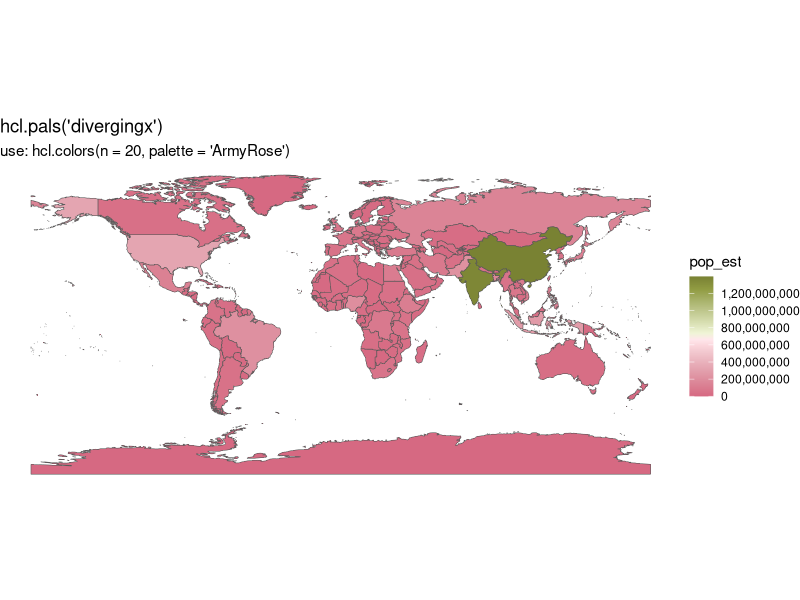
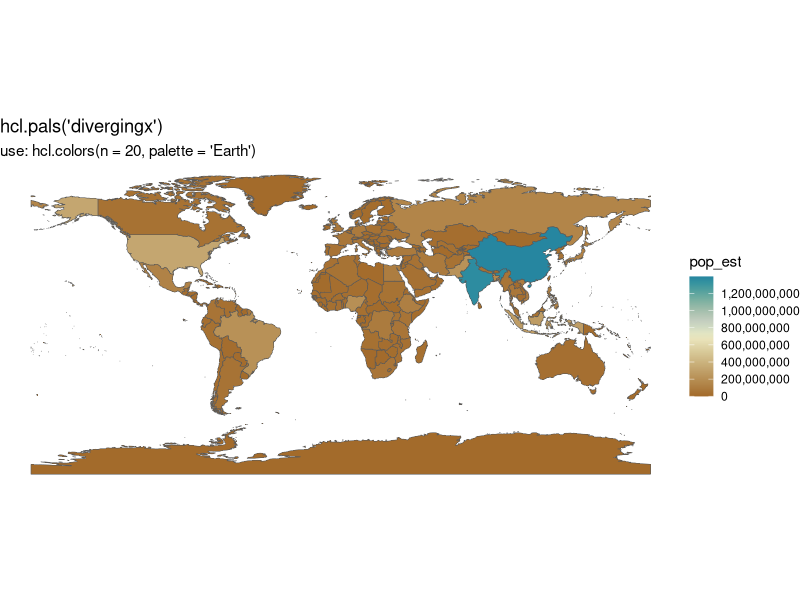
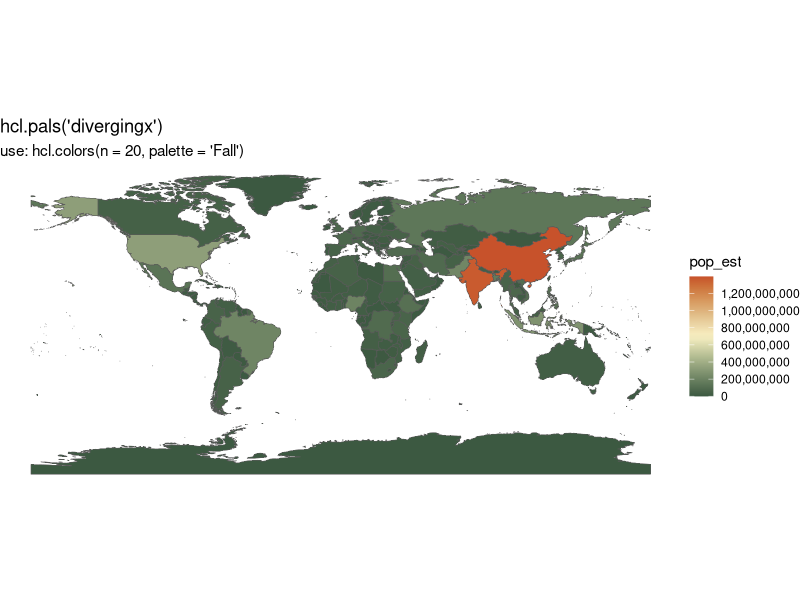
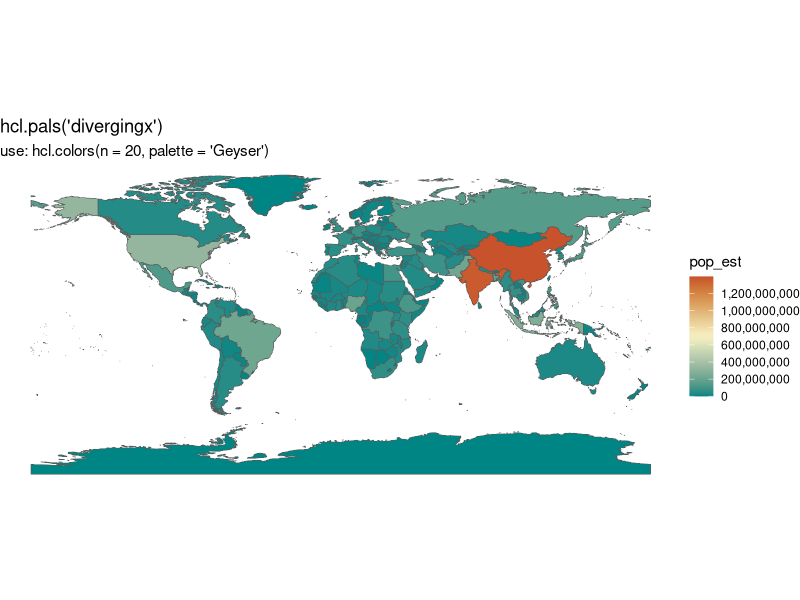
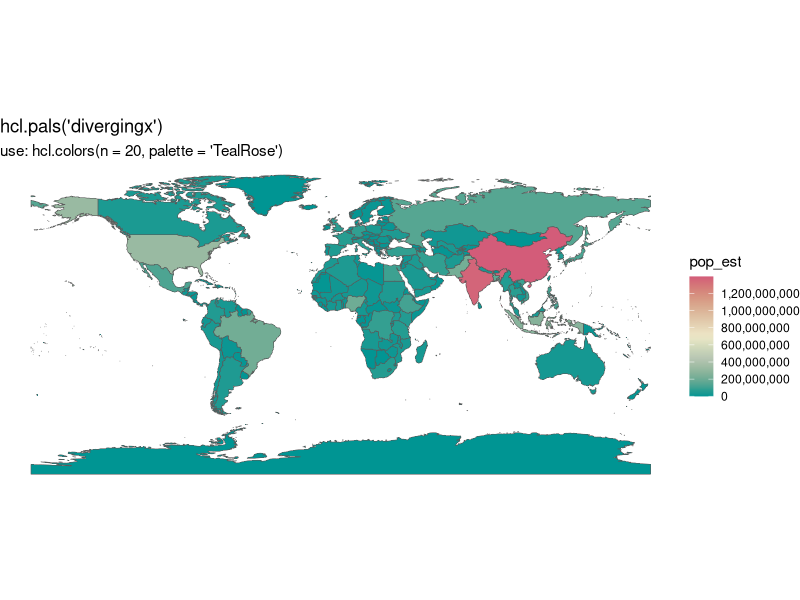
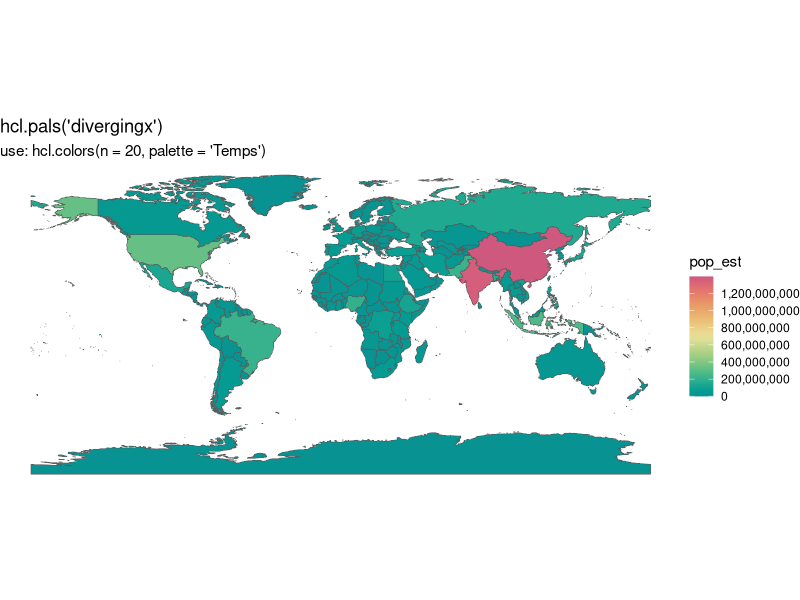
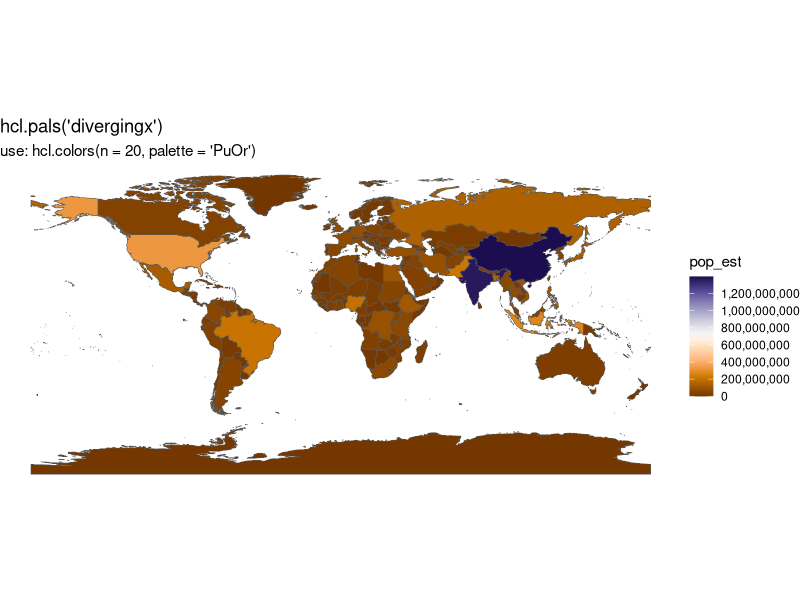
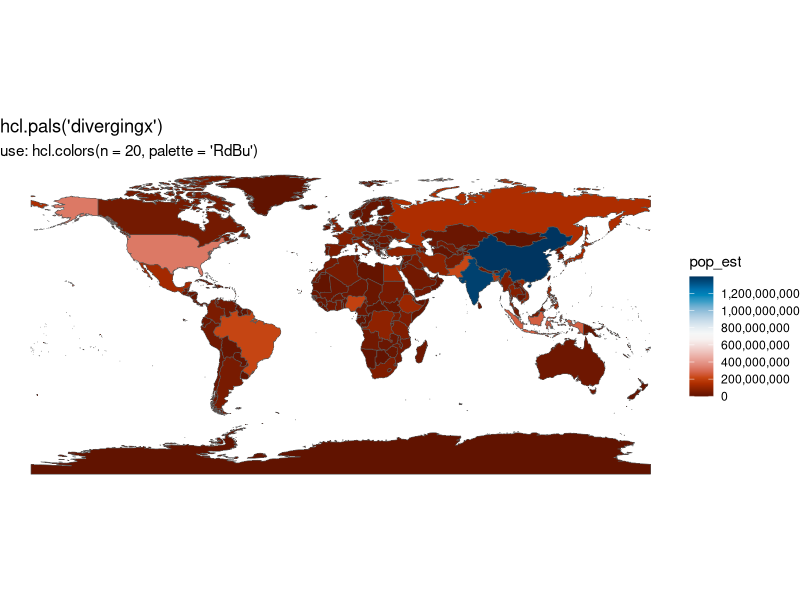

The R source for these figures, in order:
## ---- chunk 1
library(ggplot2)
library(dplyr)
library(scales)
library(glue)
library(sf)
library(rnaturalearth)
library(rnaturalearthdata)
# tema dos plots
theme_set(theme_void())
# dados utilizados
world <- ne_countries(scale = "medium", returnclass = "sf")
## ---- chunk 2
pals <- c("divergingx", "qualitative", "diverging", "sequential")
## ---- chunk 3
available_palettes <- c()

for (i in seq_along(pals)) {
  pals_vec <- hcl.pals(pals[i])
  pals_names <- rep(pals[i], length(pals_vec))
  names(pals_vec) <- pals_names
  available_palettes <- c(available_palettes, pals_vec)
}
## ---- chunk 4
available_palettes
## ---- chunk 5
for (i in seq_along(available_palettes)) {
  plot_pals <- ggplot() +
    geom_sf(data = world, aes(fill = pop_est)) +
    scale_fill_gradientn(
        colours = hcl.colors(
          n = 20,
          palette = paste(available_palettes[i])
        ),
        labels = comma_format(),
        n.breaks = 10,
        breaks = breaks_extended(n = 10)
      ) +
    labs(
      title = glue("hcl.pals('{names(available_palettes[i])}')"),
      subtitle = glue("use: hcl.colors(n = 20, palette = '{available_palettes[i]}')"),
      color = "vp_flow"
    )
  print(plot_pals)
}
## ---- chunk 6
ggplot() +
    geom_sf(data = world, aes(fill = pop_est)) +
    scale_fill_gradientn(
        colours = hcl.colors(
          n = 20,
          palette = "Viridis" # paleta escolhida
        ),
        labels = comma_format(),
        n.breaks = 10,
        breaks = breaks_extended(n = 10)
      )
